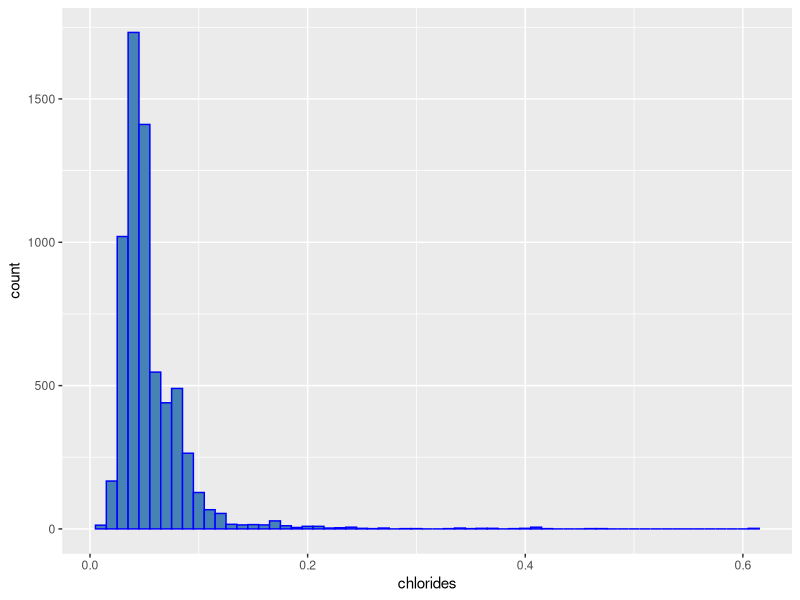
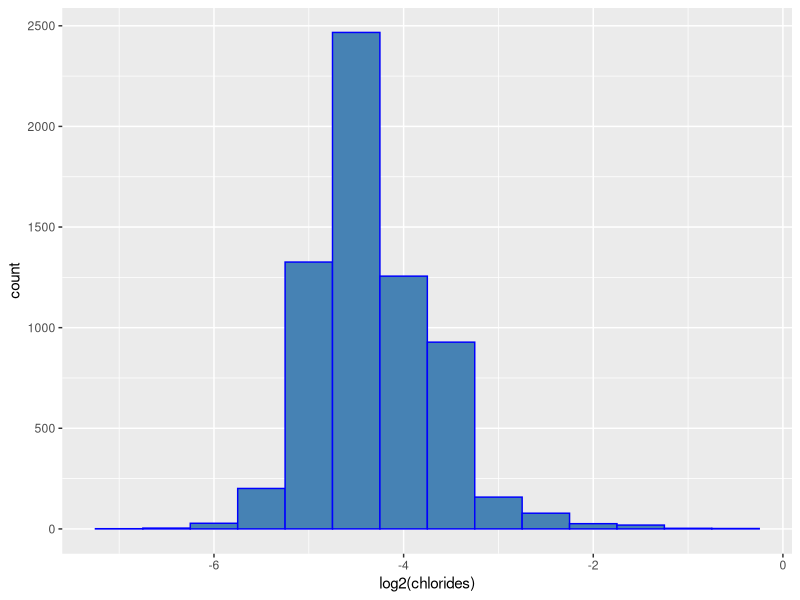
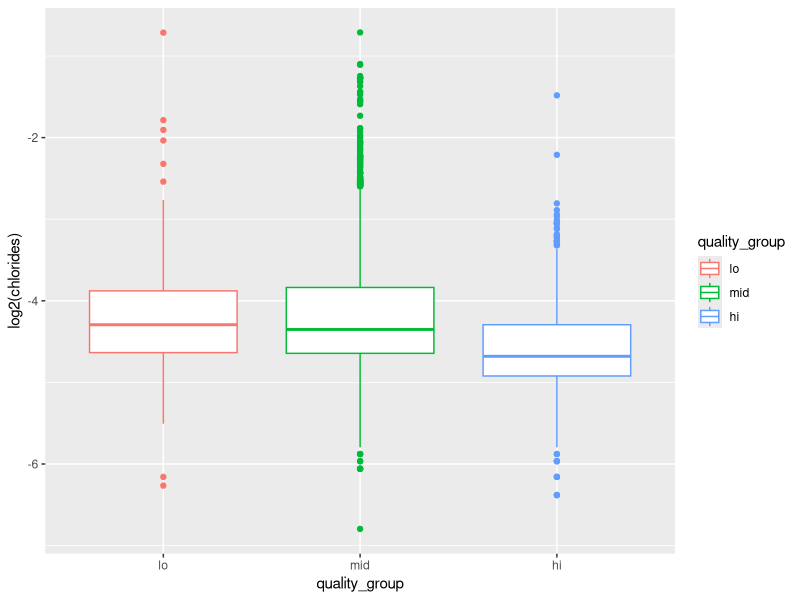

Recreate these plots in R, in order.
## ---- chunk 1
knitr::opts_chunk$set(echo = TRUE)
library(tidyverse)
library(ggplot2)
library(corrplot)
library(gridExtra)
## ---- chunk 2
merged <- read_csv("winequality_all.csv")
merged$red <- as.factor(merged$red )
fulldf <- merged %>% mutate(quality_group = cut(quality, breaks = c(0,4,6,10),labels=c("lo", "mid", "hi"))) 

## ---- chunk 3
data <- fulldf
data %>% 
  ggplot(aes(chlorides)) +
  geom_histogram(binwidth = 0.01, color = "blue",fill = "steelblue") 

data %>% 
  ggplot(aes(log2(chlorides))) +
  geom_histogram(binwidth = 0.5, color = "blue",fill = "steelblue") 
## ---- chunk 4
ggplot(data = data, aes(x = quality_group, y = log2(chlorides), color = quality_group)) +
  geom_boxplot()
